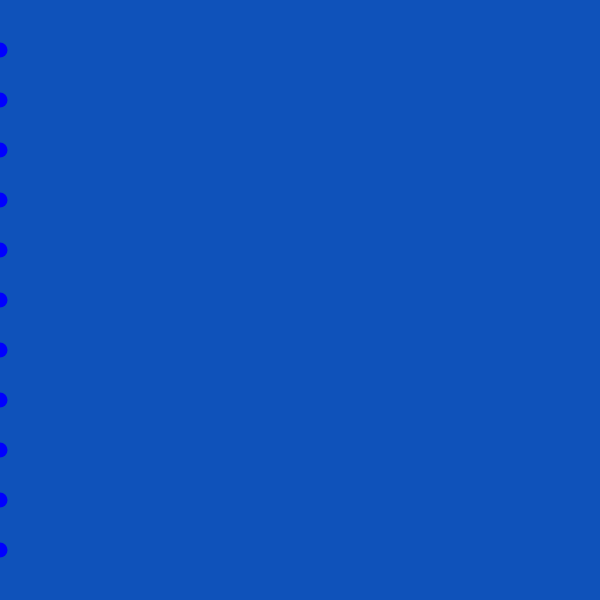
Frame 1 (no input)
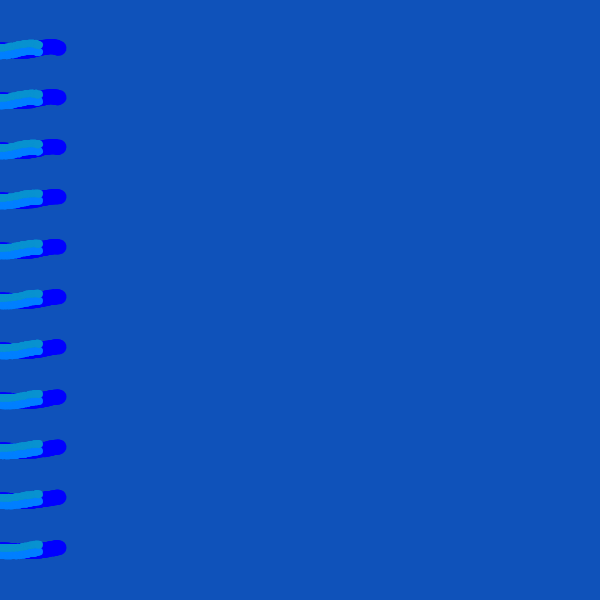
Frame 60 (no input)
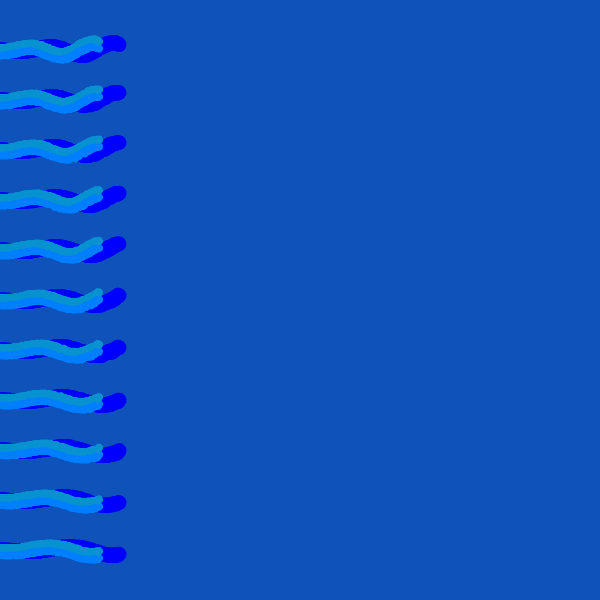
Frame 120 (the mouse pressed at the canvas centre since frame 60)

The p5.js sketch that drew these frames (run headless with seeded random() and noise() and a simulated clock; from frame 60 on, the mouse is pressed at the canvas centre):

// p5.js sketch
// ── sketch.js
// unhappy :(

var canvasWidth = 600,
  canvasHeight = 600;

var x = 0;

var orange = ["#ffa500", "#ff6600", "#ffb347"];
var prevPoints = new Array();
var xLag = new Array();
var pass = 1;

// orange: #ffa500 #FF6600 #ffb347
// blue: #0000FF #007FFF #0F52BA #0892D0

function setup() {
  createCanvas(canvasWidth, canvasHeight);
  noStroke();
  //noLoop();

  background("#0F52BA");
}

function draw() {
  if (pass === 1) {
    drawLine(50, 10);
    drawLine(100, 10);
    drawLine(150, 10);
    drawLine(200, 10);
    drawLine(250, 10);
    drawLine(300, 10);
    drawLine(350, 10);
    drawLine(400, 10);
    drawLine(450, 10);
    drawLine(500, 10);
    drawLine(550, 10);
  }

  if (pass === 2 && x % 20 == 0) {
    noStroke();
    fill(orange[floor(random(3))]);
    var y = canvasHeight/2;
    y += (random(2) - 1) * x / 20;
    ellipse(x, y, x / 10, x / 10);

  }
  // rect(leftDistance, topDistance, width, height)
  // fill(r, g, b); fill(grey); noFill();
  // map(value, in-range-min, in-range-max, out-range-min, out-range-max)

  x++;

  if (pass === 1 && x > canvasWidth) {
    x = 0;
    pass = 2;
    //noLoop();
    filter(BLUR, 5);
  }

  if (pass === 2 && x > canvasWidth) {
    noLoop();
    filter(BLUR, 3);
  }
}

// taken from horizontal-line-study, could be made into a library function
function drawLine(yBase, suppressor) {
  if (! xLag[yBase]) xLag[yBase] = 0;
  var localX = x - xLag[yBase];
  var sinX = Math.sin((localX+random(-2,2))/10);
  var suppression = (localX/suppressor)/1.5;
  var y = map(sinX, -1, 1, yBase-suppression, yBase+suppression);
  //point(x, y);
  var prevX = prevPoints[yBase] ? prevPoints[yBase][0] : 0;
  var prevY = prevPoints[yBase] ? prevPoints[yBase][1] : yBase;

  stroke("#0000FF");
  strokeWeight(15);
  line(prevX, prevY, x, y);

  strokeWeight(8);
  stroke("#007FFF");
  line(prevX-20, prevY+4, x-20, y+4);
  stroke("#0892D0");
  line(prevX-20, prevY-3, x-20, y-3);

  prevPoints[yBase] = [x, y];
  xLag[yBase] += random(yBase/1000);
}
